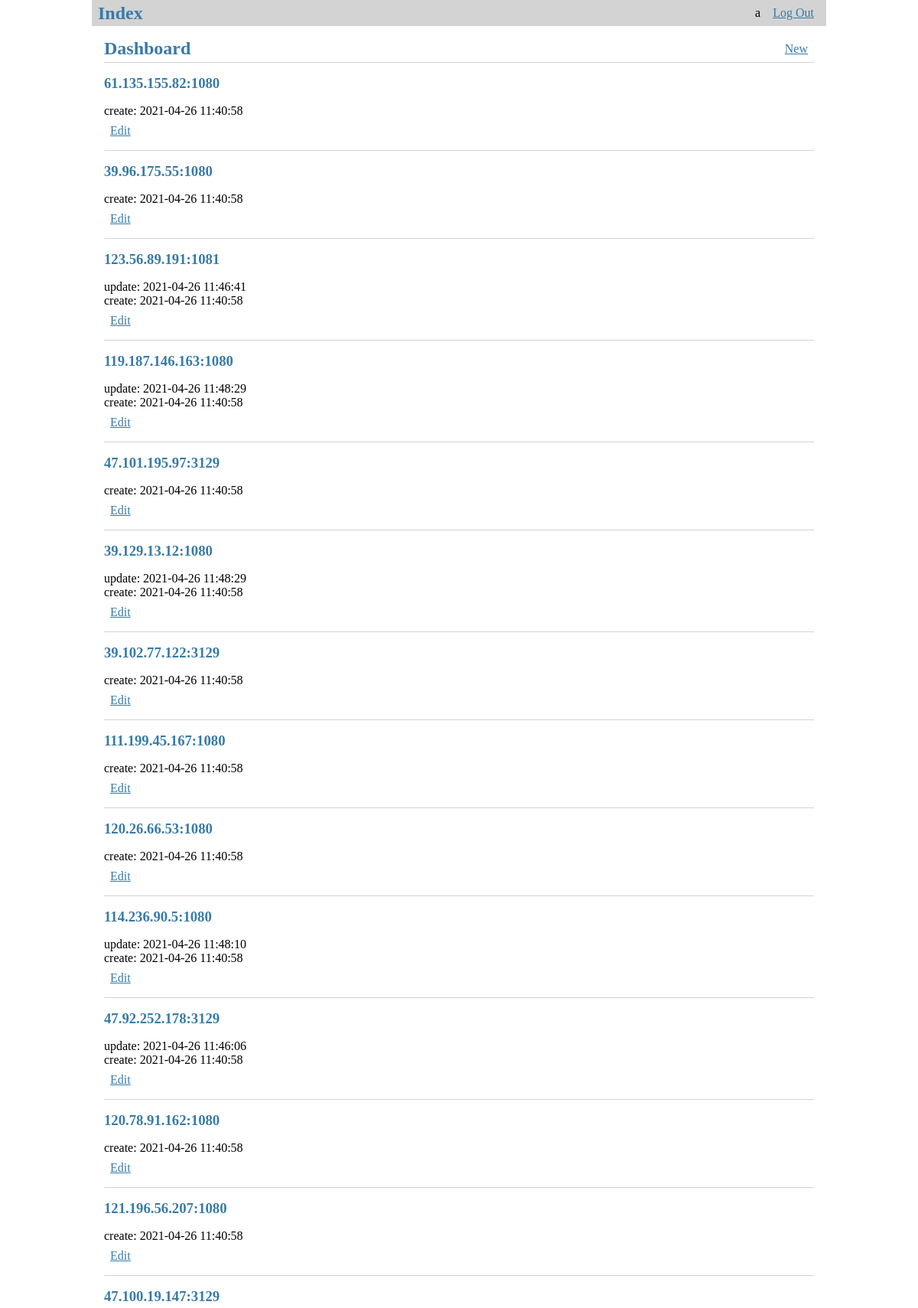
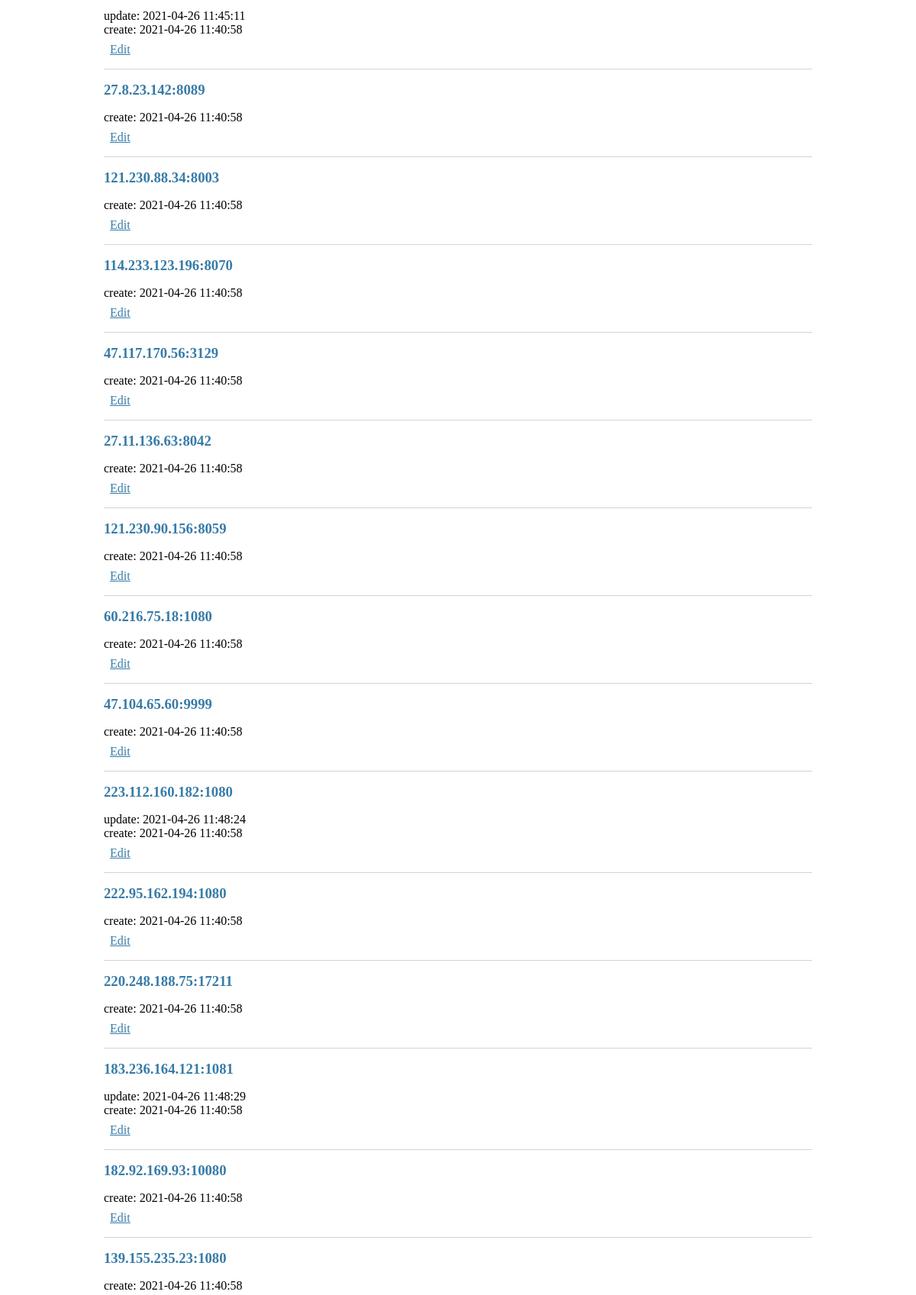
The page /dashboard (signed in, upper part) on the database its author committed (2 pictures, top to bottom).
### tables this page shows
CREATE TABLE user (
    id       INTEGER PRIMARY KEY AUTOINCREMENT,
    username TEXT    UNIQUE
                     NOT NULL,
    password TEXT    NOT NULL
);

CREATE TABLE proxy (
    id        INTEGER   PRIMARY KEY AUTOINCREMENT,
    author_id INTEGER   NOT NULL,
    created   TIMESTAMP,
    updated   TIMESTAMP,
    delay     TEXT,
    ip        TEXT      NOT NULL
                        UNIQUE,
    port      TEXT      NOT NULL,
    FOREIGN KEY (author_id) REFERENCES user (id)
    );

### flaskr/blog.py (the view)
@bp.route('/dashboard')
@login_required
def dashboard():
    db = get_db()
    records = db.execute(
        'SELECT p.id, author_id, created, updated, ip, port, username'
        ' FROM proxy p JOIN user u ON p.author_id = u.id'
        ' ORDER BY created DESC'
    ).fetchall()
    return render_template('blog/dashboard.html', records=records)

### flaskr/auth.py (called while the page is built)
@bp.before_app_request
def load_logged_in_user():
    user_id = session.get('user_id')
    if user_id is None:
        g.user = None
    else:
        g.user = get_db().execute(
            'SELECT * FROM user WHERE id = ?', (user_id,)
        ).fetchone()

def login_required(view):
    @functools.wraps(view)
    def wrapped_view(**kwargs):
        if g.user is None:
            return redirect(url_for('auth.login'))
        return view(**kwargs)
    return wrapped_view

### flaskr/db.py (called while the page is built)
def get_db():
    if 'db' not in g:
        g.db = sqlite3.connect(
            current_app.config['DATABASE'],
            detect_types=sqlite3.PARSE_DECLTYPES
        )
        g.db.row_factory = sqlite3.Row
    return g.db

### flaskr/templates/blog/dashboard.html
{% extends 'base.html' %}
{% block header %}
  <h1>{% block title %}Dashboard{% endblock %}</h1>
  {% if g.user %}
    <a class="action" href="{{ url_for('blog.create') }}">New</a>
  {% endif %}
{% endblock %}
{% block content %}
  {% for r in records %}
    <article class="r">
      <header>
        <div>
          <h1>{{ r['ip'] }}:{{ r['port'] }} </h1>
          {% if r['updated'] %}
            <div class="about">update: {{ r['updated'].strftime('%Y-%m-%d %H:%M:%S') }}</div>
          {% endif %}
          <div class="about">create: {{ r['created'].strftime('%Y-%m-%d %H:%M:%S') }}</div>
        </div>
        {% if g.user['id'] == r['author_id'] %}
          <a class="action" href="{{ url_for('blog.update', id=r['id']) }}">Edit</a>
        {% endif %}
      </header>
    </article>
    {% if not loop.last %}
      <hr>
    {% endif %}
  {% endfor %}
{% endblock %}

### flaskr/templates/base.html (shortened to what this page needs)
<!doctype html>
<link rel="stylesheet" href="{{ url_for('static', filename='style.css') }}">
<nav>
  <h1>Index</h1>
  <ul>
    {% if g.user %}
      <li><span>{{ g.user['username'] }}</span>
      <li><a href="{{ url_for('auth.logout') }}">Log Out</a>
    {% else %}
      <li><a href="{{ url_for('auth.register') }}">Register</a>
      <li><a href="{{ url_for('auth.login') }}">Log In</a>
    {% endif %}
  </ul>
</nav>
<section class="content">
  <header>
    {% block header %}{% endblock %}
  </header>
  {% block content %}{% endblock %}
</section>

### flaskr/static/style.css (style rules this page uses)
h1 { font-family: serif; color: #377ba8; margin: 1rem 0; }
a { color: #377ba8; }
hr { border: none; border-top: 1px solid lightgray; }
nav { background: lightgray; display: flex; align-items: center; padding: 0 0.5rem; }
nav h1 { flex: auto; margin: 0; }
nav ul { display: flex; list-style: none; margin: 0; padding: 0; }
nav ul li a, nav ul li span, header .action { display: block; padding: 0.5rem; }
.content { padding: 0 1rem 1rem; }
.content > header { border-bottom: 1px solid lightgray; display: flex; align-items: flex-end; }
.content > header h1 { flex: auto; margin: 1rem 0 0.25rem 0; }
.content:last-child { margin-bottom: 0; }

### rows shown on the page
user: user.username "a"
proxy: ip "61.135.155.82", port "1080", created "2021-04-26 11:40:58"
proxy: ip "39.96.175.55", port "1080", created "2021-04-26 11:40:58"
proxy: ip "123.56.89.191", port "1081", updated "2021-04-26 11:46:41", created "2021-04-26 11:40:58"
proxy: ip "119.187.146.163", port "1080", updated "2021-04-26 11:48:29", created "2021-04-26 11:40:58"
proxy: ip "47.101.195.97", port "3129", created "2021-04-26 11:40:58"
proxy: ip "39.129.13.12", port "1080", updated "2021-04-26 11:48:29", created "2021-04-26 11:40:58"
proxy: ip "39.102.77.122", port "3129", created "2021-04-26 11:40:58"
proxy: ip "111.199.45.167", port "1080", created "2021-04-26 11:40:58"
proxy: ip "120.26.66.53", port "1080", created "2021-04-26 11:40:58"
proxy: ip "114.236.90.5", port "1080", updated "2021-04-26 11:48:10", created "2021-04-26 11:40:58"
proxy: ip "47.92.252.178", port "3129", updated "2021-04-26 11:46:06", created "2021-04-26 11:40:58"
proxy: ip "120.78.91.162", port "1080", created "2021-04-26 11:40:58"
proxy: ip "121.196.56.207", port "1080", created "2021-04-26 11:40:58"
proxy: ip "47.100.19.147", port "3129", updated "2021-04-26 11:45:11", created "2021-04-26 11:40:58"
proxy: ip "27.8.23.142", port "8089", created "2021-04-26 11:40:58"
proxy: ip "121.230.88.34", port "8003", created "2021-04-26 11:40:58"
proxy: ip "114.233.123.196", port "8070", created "2021-04-26 11:40:58"
proxy: ip "47.117.170.56", port "3129", created "2021-04-26 11:40:58"
proxy: ip "27.11.136.63", port "8042", created "2021-04-26 11:40:58"
proxy: ip "121.230.90.156", port "8059", created "2021-04-26 11:40:58"
proxy: ip "60.216.75.18", port "1080", created "2021-04-26 11:40:58"
proxy: ip "47.104.65.60", port "9999", created "2021-04-26 11:40:58"
proxy: ip "223.112.160.182", port "1080", updated "2021-04-26 11:48:24", created "2021-04-26 11:40:58"
proxy: ip "222.95.162.194", port "1080", created "2021-04-26 11:40:58"
proxy: ip "220.248.188.75", port "17211", created "2021-04-26 11:40:58"
proxy: ip "183.236.164.121", port "1081", updated "2021-04-26 11:48:29", created "2021-04-26 11:40:58"
proxy: ip "182.92.169.93", port "10080", created "2021-04-26 11:40:58"
proxy: ip "139.155.235.23", port "1080", created "2021-04-26 11:40:58"
